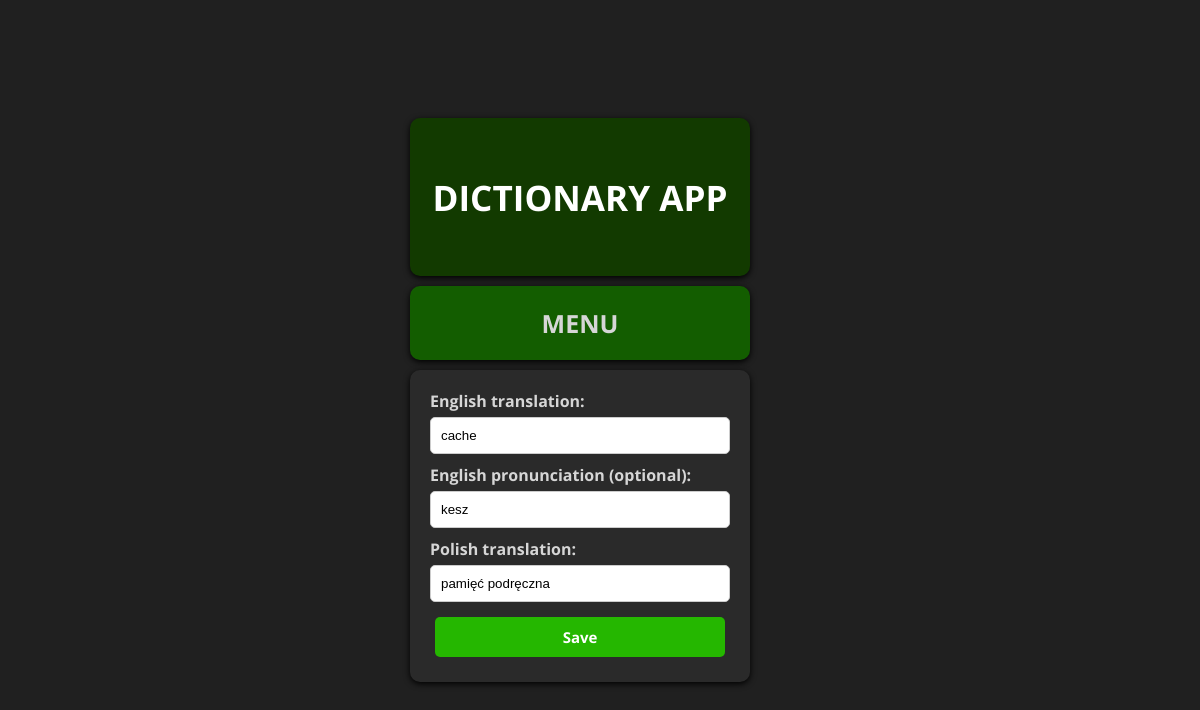
The page /word-detail/10/edit-word on the database its author committed.
### dict_app/models.py (models this page shows, shortened)
class Word(models.Model):
    english_translation = models.CharField(max_length=80, unique=True)
    polish_translation = models.CharField(max_length=80)
    remaining_repetitions = models.IntegerField(default=8)
    english_pronunciation = models.CharField(max_length=80, blank=True, null=True)

### dict_app/views.py (the view, shortened to what this page needs)
# urls.py: path("word-detail/<int:pk>/edit-word", views.EditWordView.as_view(),
class EditWordView(UpdateView):
    model = Word
    form_class = WordForm
    template_name = "dict_app/edit_word.html"

### dict_app/forms.py
class WordForm(forms.ModelForm):
    class Meta:
        model = Word
        fields = ["english_translation", "english_pronunciation", "polish_translation",]
        labels = {
            "english_translation": "English translation",
            "english_pronunciation": "English pronunciation (optional)",
            "polish_translation": "Polish translation",
        }

### dict_app/templates/dict_app/edit_word.html (shortened to what this page needs)
{% extends "base.html" %}
{% load static %}
{% block css_files %}
    <link rel="stylesheet" href="{% static "dict_app/add_word.css" %}">
{% endblock %}
{% block content %}
    <form action="" method="POST">
        {% for field in form %}
            <div class="word-input {% if field.errors %}errors{% endif %}">
                {{ field.label_tag }}
                    <input type="text" name="{{ field.name }}" placeholder="Enter the word..."
                    {% if field.value %}
                    value="{{ field.value }}"
                    {% endif %}>
            </div>
        {% endfor %}
        <button class="base-button large-button green-button" type="submit">Save</button>
    </form>
{% endblock %}

### static/base.css (style rules this page uses)
body { font-family: 'Open Sans', 'Lato', sans-serif; margin: 0; padding: 0; min-height: 100vh; background-color: #202020; justify-content: center; align-items: center; display: flex; color: #d6d6d6; }
.base-button { font-family: 'Open Sans', 'Lato', sans-serif; color: #fff; border: none; border-radius: 5px; padding: 10px 15px; cursor: pointer; font-weight: bold; font-size: 15px; transition: background-color 0.3s ease; margin: 5px; }
.large-button { width: calc(100% - 10px); }
.green-button { background-color: #25b700; }

### dict_app/static/dict_app/add_word.css (style rules this page uses)
.word-input { display: flex; flex-direction: column; margin-bottom: 10px; }
.word-input label { margin-bottom: 5px; font-weight: bold; }
.word-input input { padding: 10px; border: 1px solid #ccc; border-radius: 5px; }

### rows shown on the page
Word: english_translation "cache" "kesz" "pamięć podręczna"

### other values the page prints
{{ field.label_tag }} "English translation:" "English pronunciation (optional):" "Polish translation:"
